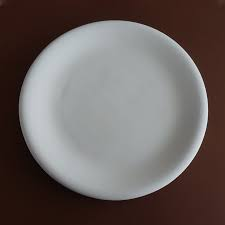
#> input picture input/IN_PLATE.jpeg, 225 x 225 px
$ python PIC_StaticPictureTest.py
#> lines starting #> are read from the running program, lines starting #| are printed output that depends on the picture; after the words box and inside, x2 and y2 are one past the last pixel; in counts of white or black regions, pixels touching at a corner belong together
### feed/PictureFeed.py
from typing import Union, Callable

import cv2
import numpy as np

from feed import Feed


class PictureFeed(Feed):

	def __init__(self, name: str, img_src: str, img_mode: int, **kwargs):
		super().__init__(name, **kwargs)
		self.set_img_src(img_src, img_mode)
		self._dirty = True

	def add_filter(self, fn: Callable[[np.ndarray], Union[np.ndarray, cv2.UMat]]):
		super().add_filter(fn)
		self._dirty = True

	def set_img_src(self, image_src: str, img_mode: int):
#> called with image_src = '../input/IN_PLATE.jpeg', img_mode = 1
		self._intermediate_frames = [cv2.imread(image_src, img_mode)]
		self._dirty = True

	def process_next_frame(self):
		if not self._dirty:
			return
		self._intermediate_frames = [self._intermediate_frames[0]]

		if self._show_source:
			self.show_src()
#> in show, `intermediate_frame %= len(self._intermediate_frames)`: intermediate_frame = 0
		self._apply_filters()
		if self._show_result:
			self.show_result()

		self._dirty = False

	def _fetch_frame(self) -> Union[np.ndarray, None]:
		return self._src

	def end(self):
		super().end()

### feed/Feed.py
from abc import ABC, abstractmethod
from typing import Union, Callable

import cv2
import numpy as np


class Feed(ABC):

	reserved_names = []

	def __init__(self, name: str, **kwargs):
		assert name not in Feed.reserved_names
		self._name = name
		self._filters = []
		self._intermediate_frames = []
		self._show_source = kwargs.get('show_src', True)  # Should the frame be displayed before being filtered
		self._show_result = kwargs.get('show_result', True)  # Should the frame be displayed after being filtered
		# Should filter steps be displayed individually
		# True => Display all steps, list[int] => Display steps with a given id, False => display nothing
		self._show_steps = kwargs.get('show_steps', False)
		Feed.reserved_names.append(name)

	def error(self, msg: str):
		print("\033[91m[ERR] " + self._name + ": " + msg + "\033[0m")

	def log(self, msg: str):
		print("[LOG] " + self._name + ": " + msg)

	# [20 lines left out: functions process_next_frame, _fetch_frame, get_intermediate, not called in this run]

	def extract_frames(self):
		return self._intermediate_frames.copy()

	def add_filter(self, fn: Callable[[np.ndarray], Union[np.ndarray, cv2.UMat]]):
		self._filters.append(fn)

	def add_action(self, fn: Callable[[np.ndarray], None]):
		self._filters.append(fn)

	def get_filter_frame_name(self, f_id: int):
		return self._name + "_step" + str(f_id)

	def _apply_filters(self):
		if len(self._intermediate_frames) != 1:
			return
		for i, f in enumerate(self._filters):
			filtered = f(self._intermediate_frames[-1].copy())
			if filtered is None:  # Was an action and not a filter
				continue
			self._intermediate_frames.append(filtered)
			if i == len(self._filters) - 1:
				break
			if self._show_steps is True or isinstance(self._show_steps, list) and i in self._show_steps:
				self.show(i + 1)
#> this loop made 2 passes
#> intermediate_frame in show on pass 1: 1
#> pass 1, in _apply_filters, `filtered = f(self._intermediate_frames[-1].copy())`:
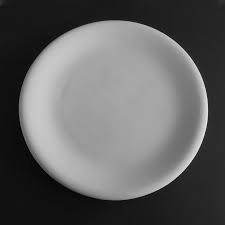
#> filtered: shape (225, 225); min 0, max 242, mean 97.3
#> pass 2, in binarize, `binarized = cv2.threshold(gray, 0, 255, cv2.THRESH_BINARY + cv2.THRESH..`:
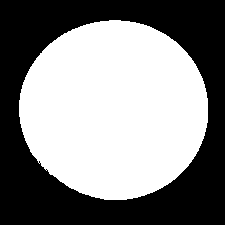
#> binarized: shape (225, 225); 52.6% white; 1 black region, box (x1, y1, x2, y2) and area: (0, 0, 225, 225) 24016
#> after the loop, self._intermediate_frames = 3 items

	def show(self, intermediate_frame: int):
		if len(self._intermediate_frames) == 0:
			self.error("Tried to display a frame from empty feed")
			return
		intermediate_frame %= len(self._intermediate_frames)
		cv2.imshow(self._name + "_step" + str(intermediate_frame), self._intermediate_frames[intermediate_frame])

	def show_src(self):
		self.show(0)

	def show_result(self):
		self.show(-1)

	@abstractmethod
	def end(self):
		pass

### tests/PIC_StaticPictureTest.py
import cv2
import numpy as np
import matplotlib
matplotlib.use('TkAgg')

from feed import PictureFeed
from matplotlib import pyplot as plt

feed = PictureFeed("static_pic_test", "../input/IN_PLATE.jpeg", cv2.IMREAD_COLOR, show_result=True, show_src=True, show_steps=True)
# Color 2 grayscale
feed.add_filter(lambda og: cv2.cvtColor(og, cv2.COLOR_RGB2GRAY))


# Binarize using histogram-computed threshold
def binarize(gray: np.ndarray):
	# [4 lines of commented-out code are left out]
	binarized = cv2.threshold(gray, 0, 255, cv2.THRESH_BINARY + cv2.THRESH_OTSU)[1]
	return binarized


feed.add_filter(binarize)

while True:
	feed.process_next_frame()
	key = cv2.waitKey(1)
#> (key q is pressed here)
	if key & 0xFF == ord('a'):
		# Add a few filters, this makes sure that the 'dirty' property works as expected
		feed.add_filter(lambda binarized: cv2.blur(binarized, (5, 5)))
	if key & 0xFF == ord('q'):
		break
